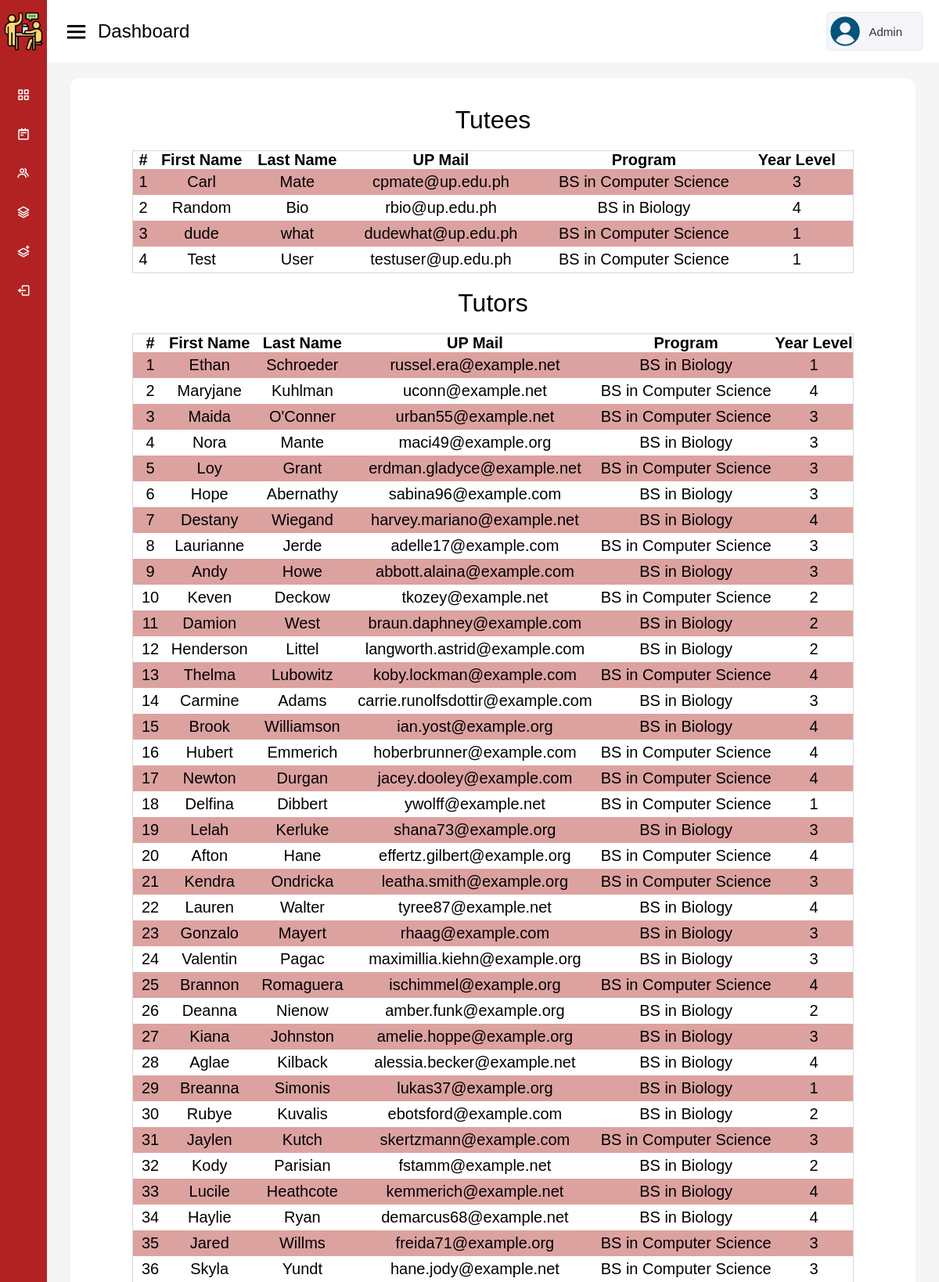
Screenshot of /view-accounts.php (signed in, upper part) with the database file from the repository.
### tables this page shows
CREATE TABLE `tutee` (
  `tutee_id` int(11) NOT NULL,
  `first_name` varchar(100) NOT NULL,
  `last_name` varchar(100) NOT NULL,
  `upmail` varchar(100) NOT NULL,
  `program` varchar(100) NOT NULL,
  `year_level` int(1) NOT NULL,
  `password` varchar(100) NOT NULL
);

CREATE TABLE `tutor` (
  `tutor_id` int(11) NOT NULL,
  `first_name` varchar(100) NOT NULL,
  `last_name` varchar(100) NOT NULL,
  `upmail` varchar(100) NOT NULL,
  `program` varchar(100) NOT NULL,
  `year_level` int(11) NOT NULL
);

### view-accounts.php (the view, shortened to what this page needs)
<?php include("has-session-top.html"); include("server.php");
?>
<div class="sidebar">
    <div class="logo-details">
        <img src="images/tutor.png" alt="banner logo" />
        <span class="logo_name">UP Peer Tutoring</span>
    </div>
    <ul class="nav-links">
        <li>
            <a href="admin-index.php">
                <i class='bx bx-grid-alt' ></i>
                <span class="link_name">Dashboard</span>
            </a>
        </li>
        <li>
            <a href="view-sessions.php">
                <i class='bx bx-notepad' ></i>
                <span class="link_name">View Sessions</span>
            </a>
        </li>
        <li>
            <a href="view-accounts.php">
                <i class='bx bx-group' ></i>
                <span class="link_name">View Accounts</span>
            </a>
        </li>
        <li>
            <a href="view-subjects.php">
                <i class='bx bx-layer' ></i>
                <span class="link_name">View Subjects</span>
            </a>
        </li>
        <li>
            <a href="add-subjects.php">
                <i class='bx bx-layer-plus' ></i>
                <span class="link_name">Add Subjects</span>
            </a>
        </li>
        <li>
            <a href="admin-index.php?admin-logout='1'">
                <i class='bx bx-log-out' ></i>
                <span class="link_name">Logout</span>
            </a>
        </li>
    </ul>
</div>
<section class="home-section">
    <nav>
        <div class="sidebar-button">
           <i class='bx bx-menu sidebarBtn' ></i>
            <span class="dashboard">Dashboard</span>
        </div>
        <div class="profile-details">
            <img src="images/user.png" alt="">
            <span class="user">Admin</span>
        </div>
    </nav>
    <div class="home-content">
        <div class="overview-boxes">
            <div class="box">
                <div class="left-side">
                    <div class="box_topic">
<?php
$tuteeQuery = "SELECT * FROM tutee";
$tuteeResult = mysqli_query($db, $tuteeQuery);
$tutorQuery = "SELECT * FROM tutor";
$tutorResult = mysqli_query($db, $tutorQuery);
$i = 1;
?>
<table>
<caption>Tutees</caption>
<tr><th>#</th><th>First Name</th><th>Last Name</th><th>UP Mail</th><th>Program</th><th>Year Level</th></tr>
<?php
while($row = mysqli_fetch_array($tuteeResult)){
?>
    <tr><td><?=$i?></td><td><?=$row['first_name']?></td><td><?=$row['last_name']?></td><td><?=$row['upmail']?></td><td><?=$row['program']?></td><td><?=$row['year_level']?></td><td></tr>
<?php
    $i++;
}
$i = 1;
?>
</table>
<table>
<caption>Tutors</caption>
<tr><th>#</th><th>First Name</th><th>Last Name</th><th>UP Mail</th><th>Program</th><th>Year Level</th></tr>
<?php
while($row = mysqli_fetch_array($tutorResult)){
?>
    <tr><td><?=$i?></td><td><?=$row['first_name']?></td><td><?=$row['last_name']?></td><td><?=$row['upmail']?></td><td><?=$row['program']?></td><td><?=$row['year_level']?></td></tr>
<?php
    $i++;
}
?>
</table>
                  </div>
                </div>
            </div>
        </div>
    </div>
</section>
</body>
</html>

### tutor.css (style rules this page uses)
* { margin: 0; padding: 0; box-sizing: border-box; }
body { min-height: 100vh; width: 100%; font-size: 12pt; font-family: verdana, sans-serif; }
.sidebar { position: fixed; height: 100%; width: 240px; background: #b22222; transition: all 0.5s ease; }
.sidebar .logo-details { height: 80px; width: 100%; display: flex; align-items: center; }
.sidebar .logo-details img { min-width: 50px; margin: 5px; text-align: center; width: 5%; }
.sidebar .logo-details .logo_name { font-size: 24px; font-weight: 700; color: #fff; }
.sidebar .nav-links { margin-top: 16px; }
.sidebar .nav-links li { height: 50px; width: 100%; list-style: none; }
.sidebar .nav-links li a { height: 100%; width: 100%; display: flex; align-items: center; text-decoration: none; transition: all 0.4s ease; }
.sidebar .nav-links li a i { min-width: 60px; text-align: center; color: #fff; font-size: 18px; }
.sidebar .nav-links li a .link_name { color: #fff; font-size: 15px; font-weight: 400; white-space: nowrap; }
.home-section { background: #f5f5f5; position: relative; min-height: 100vh; height: 100%; width: calc(100% - 240px); left: 240px; transition: all 0.5s ease; }
.home-section nav { position: fixed; width: calc(100% - 240px); left: 240px; height: 80px; background: #fff; padding: 0 20px; display: flex; align-items: center; justify-content: space-between; transition: all 0.5s ease; }
.home-section nav .sidebar-button { display: flex; align-items: center; font-size: 24px; font-weight: 500; }
.home-section nav .sidebar-button i { font-size: 35px; margin-right: 10px; }
.home-section nav .profile-details { display: flex; align-items: center; height: 50px; min-width: 120px; background: #F5F6FA; border: 2px solid #EFEEF1; border-radius: 6px; padding: 0 15px 0 2px; }
nav .profile-details img { height: 40px; width: 40px; object-fit: cover; border-radius: 6px; }
nav .profile-details .user { font-size: 15px; font-weight: 500; color: #333; margin: 0 10px; white-space: nowrap; }
.home-section .home-content { padding-top: 100px; }
.home-content .overview-boxes { display: flex; width: 100%; padding: 0 30px; flex-wrap: wrap; }
.home-content .overview-boxes .box { width: 100%; display: flex; align-items: center; justify-content: center; padding: 15px 14px; background: #fff; border-radius: 12px; }
.home-content .overview-boxes .box_topic { font-size: 20px; font-weight: 500; }
@media (max-width: 1216px) { .sidebar { width: 60px; } }
@media (max-width: 1216px) { .home-section { width: calc(100% - 60px); left: 60px; } }
@media (max-width: 1216px) { .home-section nav { width: calc(100% - 60px); left: 60px; } }
table { border: 1px solid #dad9d4; margin: auto; border-collapse: collapse; width: 100%; }
td { text-align: center; padding: 5px; }
tr:nth-child(even) { background-color: #dca2a0; }
caption { font-size: 24pt; margin-top: 20px; margin-bottom: 20px; text-align: center; }

### rows the page displays
tutee: first_name "Carl", last_name "Mate", upmail "cpmate@up.edu.ph", program "BS in Computer Science", year_level "3"
tutee: first_name "Random", last_name "Bio", upmail "rbio@up.edu.ph", program "BS in Biology", year_level "4"
tutee: first_name "dude", last_name "what", upmail "dudewhat@up.edu.ph", program "BS in Computer Science", year_level "1"
tutee: first_name "Test", last_name "User", upmail "testuser@up.edu.ph", program "BS in Computer Science", year_level "1"
tutor: first_name "Ethan", last_name "Schroeder", upmail "russel.era@example.net", program "BS in Biology", year_level "1"
tutor: first_name "Maryjane", last_name "Kuhlman", upmail "uconn@example.net", program "BS in Computer Science", year_level "4"
tutor: first_name "Maida", last_name "O'Conner", upmail "urban55@example.net", program "BS in Computer Science", year_level "3"
tutor: first_name "Nora", last_name "Mante", upmail "maci49@example.org", program "BS in Biology", year_level "3"
tutor: first_name "Loy", last_name "Grant", upmail "erdman.gladyce@example.net", program "BS in Computer Science", year_level "3"
tutor: first_name "Hope", last_name "Abernathy", upmail "sabina96@example.com", program "BS in Biology", year_level "3"
tutor: first_name "Destany", last_name "Wiegand", upmail "harvey.mariano@example.net", program "BS in Biology", year_level "4"
tutor: first_name "Laurianne", last_name "Jerde", upmail "adelle17@example.com", program "BS in Computer Science", year_level "3"
tutor: first_name "Andy", last_name "Howe", upmail "abbott.alaina@example.com", program "BS in Biology", year_level "3"
tutor: first_name "Keven", last_name "Deckow", upmail "tkozey@example.net", program "BS in Computer Science", year_level "2"
tutor: first_name "Damion", last_name "West", upmail "braun.daphney@example.com", program "BS in Biology", year_level "2"
tutor: first_name "Henderson", last_name "Littel", upmail "langworth.astrid@example.com", program "BS in Biology", year_level "2"
tutor: first_name "Thelma", last_name "Lubowitz", upmail "koby.lockman@example.com", program "BS in Computer Science", year_level "4"
tutor: first_name "Carmine", last_name "Adams", upmail "carrie.runolfsdottir@example.com", program "BS in Biology", year_level "3"
tutor: first_name "Brook", last_name "Williamson", upmail "ian.yost@example.org", program "BS in Biology", year_level "4"
tutor: first_name "Hubert", last_name "Emmerich", upmail "hoberbrunner@example.com", program "BS in Computer Science", year_level "4"
tutor: first_name "Newton", last_name "Durgan", upmail "jacey.dooley@example.com", program "BS in Computer Science", year_level "4"
tutor: first_name "Delfina", last_name "Dibbert", upmail "ywolff@example.net", program "BS in Computer Science", year_level "1"
tutor: first_name "Lelah", last_name "Kerluke", upmail "shana73@example.org", program "BS in Biology", year_level "3"
tutor: first_name "Afton", last_name "Hane", upmail "effertz.gilbert@example.org", program "BS in Computer Science", year_level "4"
tutor: first_name "Kendra", last_name "Ondricka", upmail "leatha.smith@example.org", program "BS in Computer Science", year_level "3"
tutor: first_name "Lauren", last_name "Walter", upmail "tyree87@example.net", program "BS in Biology", year_level "4"
tutor: first_name "Gonzalo", last_name "Mayert", upmail "rhaag@example.com", program "BS in Biology", year_level "3"
tutor: first_name "Valentin", last_name "Pagac", upmail "maximillia.kiehn@example.org", program "BS in Biology", year_level "3"
tutor: first_name "Brannon", last_name "Romaguera", upmail "ischimmel@example.org", program "BS in Computer Science", year_level "4"
tutor: first_name "Deanna", last_name "Nienow", upmail "amber.funk@example.org", program "BS in Biology", year_level "2"
tutor: first_name "Kiana", last_name "Johnston", upmail "amelie.hoppe@example.org", program "BS in Biology", year_level "3"
tutor: first_name "Aglae", last_name "Kilback", upmail "alessia.becker@example.net", program "BS in Biology", year_level "4"
tutor: first_name "Breanna", last_name "Simonis", upmail "lukas37@example.org", program "BS in Biology", year_level "1"
tutor: first_name "Rubye", last_name "Kuvalis", upmail "ebotsford@example.com", program "BS in Biology", year_level "2"
tutor: first_name "Jaylen", last_name "Kutch", upmail "skertzmann@example.com", program "BS in Computer Science", year_level "3"
tutor: first_name "Kody", last_name "Parisian", upmail "fstamm@example.net", program "BS in Biology", year_level "2"
tutor: first_name "Lucile", last_name "Heathcote", upmail "kemmerich@example.net", program "BS in Biology", year_level "4"
tutor: first_name "Haylie", last_name "Ryan", upmail "demarcus68@example.net", program "BS in Biology", year_level "4"
tutor: first_name "Jared", last_name "Willms", upmail "freida71@example.org", program "BS in Computer Science", year_level "3"
tutor: first_name "Skyla", last_name "Yundt", upmail "hane.jody@example.net", program "BS in Computer Science", year_level "3"
